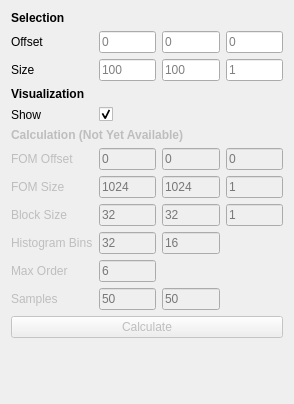
<?xml version="1.0" encoding="UTF-8"?>
<ui version="4.0">
 <class>fdm_toolbox</class>
 <widget class="QWidget" name="fdm_toolbox">
  <property name="geometry">
   <rect>
    <x>0</x>
    <y>0</y>
    <width>294</width>
    <height>404</height>
   </rect>
  </property>
  <property name="windowTitle">
   <string>Fiber Distribution Map Toolbox</string>
  </property>
  <layout class="QGridLayout" name="gridLayout">
   <item row="5" column="0" colspan="3">
    <widget class="QLabel" name="label_calculation">
     <property name="enabled">
      <bool>false</bool>
     </property>
     <property name="sizePolicy">
      <sizepolicy hsizetype="Expanding" vsizetype="Fixed">
       <horstretch>1</horstretch>
       <verstretch>0</verstretch>
      </sizepolicy>
     </property>
     <property name="font">
      <font>
       <weight>75</weight>
       <bold>true</bold>
      </font>
     </property>
     <property name="text">
      <string>Calculation (Not Yet Available)</string>
     </property>
     <property name="alignment">
      <set>Qt::AlignLeading|Qt::AlignLeft|Qt::AlignTop</set>
     </property>
    </widget>
   </item>
   <item row="1" column="0">
    <widget class="QLabel" name="label_offset">
     <property name="text">
      <string>Offset</string>
     </property>
    </widget>
   </item>
   <item row="4" column="1">
    <widget class="QCheckBox" name="checkbox_show">
     <property name="layoutDirection">
      <enum>Qt::LeftToRight</enum>
     </property>
     <property name="text">
      <string/>
     </property>
     <property name="checked">
      <bool>true</bool>
     </property>
    </widget>
   </item>
   <item row="6" column="0">
    <widget class="QLabel" name="label_fom_offset">
     <property name="enabled">
      <bool>false</bool>
     </property>
     <property name="text">
      <string>FOM Offset</string>
     </property>
    </widget>
   </item>
   <item row="6" column="1">
    <widget class="QLineEdit" name="line_edit_fom_offset_x">
     <property name="enabled">
      <bool>false</bool>
     </property>
     <property name="sizePolicy">
      <sizepolicy hsizetype="Expanding" vsizetype="Fixed">
       <horstretch>1</horstretch>
       <verstretch>0</verstretch>
      </sizepolicy>
     </property>
     <property name="text">
      <string/>
     </property>
     <property name="alignment">
      <set>Qt::AlignLeading|Qt::AlignLeft|Qt::AlignVCenter</set>
     </property>
     <property name="placeholderText">
      <string>0</string>
     </property>
    </widget>
   </item>
   <item row="1" column="3">
    <widget class="QLineEdit" name="line_edit_offset_z">
     <property name="sizePolicy">
      <sizepolicy hsizetype="Expanding" vsizetype="Fixed">
       <horstretch>1</horstretch>
       <verstretch>0</verstretch>
      </sizepolicy>
     </property>
     <property name="text">
      <string/>
     </property>
     <property name="alignment">
      <set>Qt::AlignLeading|Qt::AlignLeft|Qt::AlignVCenter</set>
     </property>
     <property name="placeholderText">
      <string>0</string>
     </property>
    </widget>
   </item>
   <item row="6" column="2">
    <widget class="QLineEdit" name="line_edit_fom_offset_y">
     <property name="enabled">
      <bool>false</bool>
     </property>
     <property name="sizePolicy">
      <sizepolicy hsizetype="Expanding" vsizetype="Fixed">
       <horstretch>1</horstretch>
       <verstretch>0</verstretch>
      </sizepolicy>
     </property>
     <property name="text">
      <string/>
     </property>
     <property name="alignment">
      <set>Qt::AlignLeading|Qt::AlignLeft|Qt::AlignVCenter</set>
     </property>
     <property name="placeholderText">
      <string>0</string>
     </property>
    </widget>
   </item>
   <item row="1" column="1">
    <widget class="QLineEdit" name="line_edit_offset_x">
     <property name="sizePolicy">
      <sizepolicy hsizetype="Expanding" vsizetype="Fixed">
       <horstretch>1</horstretch>
       <verstretch>0</verstretch>
      </sizepolicy>
     </property>
     <property name="text">
      <string/>
     </property>
     <property name="alignment">
      <set>Qt::AlignLeading|Qt::AlignLeft|Qt::AlignVCenter</set>
     </property>
     <property name="placeholderText">
      <string>0</string>
     </property>
    </widget>
   </item>
   <item row="3" column="0">
    <widget class="QLabel" name="label_visualization">
     <property name="sizePolicy">
      <sizepolicy hsizetype="Expanding" vsizetype="Fixed">
       <horstretch>1</horstretch>
       <verstretch>0</verstretch>
      </sizepolicy>
     </property>
     <property name="font">
      <font>
       <weight>75</weight>
       <bold>true</bold>
      </font>
     </property>
     <property name="text">
      <string>Visualization</string>
     </property>
     <property name="alignment">
      <set>Qt::AlignLeading|Qt::AlignLeft|Qt::AlignTop</set>
     </property>
    </widget>
   </item>
   <item row="7" column="0">
    <widget class="QLabel" name="label_fom_size">
     <property name="enabled">
      <bool>false</bool>
     </property>
     <property name="text">
      <string>FOM Size</string>
     </property>
    </widget>
   </item>
   <item row="7" column="1">
    <widget class="QLineEdit" name="line_edit_fom_size_x">
     <property name="enabled">
      <bool>false</bool>
     </property>
     <property name="sizePolicy">
      <sizepolicy hsizetype="Expanding" vsizetype="Fixed">
       <horstretch>1</horstretch>
       <verstretch>0</verstretch>
      </sizepolicy>
     </property>
     <property name="text">
      <string/>
     </property>
     <property name="alignment">
      <set>Qt::AlignLeading|Qt::AlignLeft|Qt::AlignVCenter</set>
     </property>
     <property name="placeholderText">
      <string>1024</string>
     </property>
    </widget>
   </item>
   <item row="4" column="0">
    <widget class="QLabel" name="label_show">
     <property name="text">
      <string>Show</string>
     </property>
    </widget>
   </item>
   <item row="6" column="3">
    <widget class="QLineEdit" name="line_edit_fom_offset_z">
     <property name="enabled">
      <bool>false</bool>
     </property>
     <property name="sizePolicy">
      <sizepolicy hsizetype="Expanding" vsizetype="Fixed">
       <horstretch>1</horstretch>
       <verstretch>0</verstretch>
      </sizepolicy>
     </property>
     <property name="text">
      <string/>
     </property>
     <property name="alignment">
      <set>Qt::AlignLeading|Qt::AlignLeft|Qt::AlignVCenter</set>
     </property>
     <property name="placeholderText">
      <string>0</string>
     </property>
    </widget>
   </item>
   <item row="2" column="1">
    <widget class="QLineEdit" name="line_edit_size_x">
     <property name="sizePolicy">
      <sizepolicy hsizetype="Expanding" vsizetype="Fixed">
       <horstretch>1</horstretch>
       <verstretch>0</verstretch>
      </sizepolicy>
     </property>
     <property name="text">
      <string/>
     </property>
     <property name="alignment">
      <set>Qt::AlignLeading|Qt::AlignLeft|Qt::AlignVCenter</set>
     </property>
     <property name="placeholderText">
      <string>100</string>
     </property>
    </widget>
   </item>
   <item row="7" column="2">
    <widget class="QLineEdit" name="line_edit_fom_size_y">
     <property name="enabled">
      <bool>false</bool>
     </property>
     <property name="sizePolicy">
      <sizepolicy hsizetype="Expanding" vsizetype="Fixed">
       <horstretch>1</horstretch>
       <verstretch>0</verstretch>
      </sizepolicy>
     </property>
     <property name="text">
      <string/>
     </property>
     <property name="alignment">
      <set>Qt::AlignLeading|Qt::AlignLeft|Qt::AlignVCenter</set>
     </property>
     <property name="placeholderText">
      <string>1024</string>
     </property>
    </widget>
   </item>
   <item row="0" column="0">
    <widget class="QLabel" name="label_subset">
     <property name="sizePolicy">
      <sizepolicy hsizetype="Expanding" vsizetype="Fixed">
       <horstretch>1</horstretch>
       <verstretch>0</verstretch>
      </sizepolicy>
     </property>
     <property name="font">
      <font>
       <weight>75</weight>
       <bold>true</bold>
      </font>
     </property>
     <property name="text">
      <string>Selection</string>
     </property>
     <property name="alignment">
      <set>Qt::AlignLeading|Qt::AlignLeft|Qt::AlignTop</set>
     </property>
    </widget>
   </item>
   <item row="7" column="3">
    <widget class="QLineEdit" name="line_edit_fom_size_z">
     <property name="enabled">
      <bool>false</bool>
     </property>
     <property name="sizePolicy">
      <sizepolicy hsizetype="Expanding" vsizetype="Fixed">
       <horstretch>1</horstretch>
       <verstretch>0</verstretch>
      </sizepolicy>
     </property>
     <property name="text">
      <string/>
     </property>
     <property name="alignment">
      <set>Qt::AlignLeading|Qt::AlignLeft|Qt::AlignVCenter</set>
     </property>
     <property name="placeholderText">
      <string>1</string>
     </property>
    </widget>
   </item>
   <item row="8" column="1">
    <widget class="QLineEdit" name="line_edit_block_size_x">
     <property name="enabled">
      <bool>false</bool>
     </property>
     <property name="sizePolicy">
      <sizepolicy hsizetype="Expanding" vsizetype="Fixed">
       <horstretch>1</horstretch>
       <verstretch>0</verstretch>
      </sizepolicy>
     </property>
     <property name="text">
      <string/>
     </property>
     <property name="alignment">
      <set>Qt::AlignLeading|Qt::AlignLeft|Qt::AlignVCenter</set>
     </property>
     <property name="placeholderText">
      <string>32</string>
     </property>
    </widget>
   </item>
   <item row="8" column="2">
    <widget class="QLineEdit" name="line_edit_block_size_y">
     <property name="enabled">
      <bool>false</bool>
     </property>
     <property name="sizePolicy">
      <sizepolicy hsizetype="Expanding" vsizetype="Fixed">
       <horstretch>1</horstretch>
       <verstretch>0</verstretch>
      </sizepolicy>
     </property>
     <property name="text">
      <string/>
     </property>
     <property name="alignment">
      <set>Qt::AlignLeading|Qt::AlignLeft|Qt::AlignVCenter</set>
     </property>
     <property name="placeholderText">
      <string>32</string>
     </property>
    </widget>
   </item>
   <item row="8" column="0">
    <widget class="QLabel" name="label_block_size">
     <property name="enabled">
      <bool>false</bool>
     </property>
     <property name="text">
      <string>Block Size</string>
     </property>
    </widget>
   </item>
   <item row="2" column="0">
    <widget class="QLabel" name="label_size">
     <property name="text">
      <string>Size</string>
     </property>
    </widget>
   </item>
   <item row="2" column="2">
    <widget class="QLineEdit" name="line_edit_size_y">
     <property name="sizePolicy">
      <sizepolicy hsizetype="Expanding" vsizetype="Fixed">
       <horstretch>1</horstretch>
       <verstretch>0</verstretch>
      </sizepolicy>
     </property>
     <property name="text">
      <string/>
     </property>
     <property name="alignment">
      <set>Qt::AlignLeading|Qt::AlignLeft|Qt::AlignVCenter</set>
     </property>
     <property name="placeholderText">
      <string>100</string>
     </property>
    </widget>
   </item>
   <item row="1" column="2">
    <widget class="QLineEdit" name="line_edit_offset_y">
     <property name="sizePolicy">
      <sizepolicy hsizetype="Expanding" vsizetype="Fixed">
       <horstretch>1</horstretch>
       <verstretch>0</verstretch>
      </sizepolicy>
     </property>
     <property name="text">
      <string/>
     </property>
     <property name="alignment">
      <set>Qt::AlignLeading|Qt::AlignLeft|Qt::AlignVCenter</set>
     </property>
     <property name="placeholderText">
      <string>0</string>
     </property>
    </widget>
   </item>
   <item row="2" column="3">
    <widget class="QLineEdit" name="line_edit_size_z">
     <property name="sizePolicy">
      <sizepolicy hsizetype="Expanding" vsizetype="Fixed">
       <horstretch>1</horstretch>
       <verstretch>0</verstretch>
      </sizepolicy>
     </property>
     <property name="text">
      <string/>
     </property>
     <property name="alignment">
      <set>Qt::AlignLeading|Qt::AlignLeft|Qt::AlignVCenter</set>
     </property>
     <property name="placeholderText">
      <string>1</string>
     </property>
    </widget>
   </item>
   <item row="11" column="2">
    <widget class="QLineEdit" name="line_edit_samples_y">
     <property name="enabled">
      <bool>false</bool>
     </property>
     <property name="sizePolicy">
      <sizepolicy hsizetype="Expanding" vsizetype="Fixed">
       <horstretch>1</horstretch>
       <verstretch>0</verstretch>
      </sizepolicy>
     </property>
     <property name="text">
      <string/>
     </property>
     <property name="alignment">
      <set>Qt::AlignLeading|Qt::AlignLeft|Qt::AlignVCenter</set>
     </property>
     <property name="placeholderText">
      <string>50</string>
     </property>
    </widget>
   </item>
   <item row="13" column="0" colspan="4">
    <widget class="QPushButton" name="button_calculate">
     <property name="enabled">
      <bool>false</bool>
     </property>
     <property name="sizePolicy">
      <sizepolicy hsizetype="Expanding" vsizetype="Fixed">
       <horstretch>0</horstretch>
       <verstretch>0</verstretch>
      </sizepolicy>
     </property>
     <property name="text">
      <string>Calculate</string>
     </property>
    </widget>
   </item>
   <item row="11" column="1">
    <widget class="QLineEdit" name="line_edit_samples_x">
     <property name="enabled">
      <bool>false</bool>
     </property>
     <property name="sizePolicy">
      <sizepolicy hsizetype="Expanding" vsizetype="Fixed">
       <horstretch>1</horstretch>
       <verstretch>0</verstretch>
      </sizepolicy>
     </property>
     <property name="text">
      <string/>
     </property>
     <property name="alignment">
      <set>Qt::AlignLeading|Qt::AlignLeft|Qt::AlignVCenter</set>
     </property>
     <property name="placeholderText">
      <string>50</string>
     </property>
    </widget>
   </item>
   <item row="9" column="1">
    <widget class="QLineEdit" name="line_edit_histogram_bins_x">
     <property name="enabled">
      <bool>false</bool>
     </property>
     <property name="sizePolicy">
      <sizepolicy hsizetype="Expanding" vsizetype="Fixed">
       <horstretch>1</horstretch>
       <verstretch>0</verstretch>
      </sizepolicy>
     </property>
     <property name="text">
      <string/>
     </property>
     <property name="alignment">
      <set>Qt::AlignLeading|Qt::AlignLeft|Qt::AlignVCenter</set>
     </property>
     <property name="placeholderText">
      <string>32</string>
     </property>
    </widget>
   </item>
   <item row="10" column="0">
    <widget class="QLabel" name="label_max_order">
     <property name="enabled">
      <bool>false</bool>
     </property>
     <property name="text">
      <string>Max Order</string>
     </property>
    </widget>
   </item>
   <item row="8" column="3">
    <widget class="QLineEdit" name="line_edit_block_size_z">
     <property name="enabled">
      <bool>false</bool>
     </property>
     <property name="sizePolicy">
      <sizepolicy hsizetype="Expanding" vsizetype="Fixed">
       <horstretch>1</horstretch>
       <verstretch>0</verstretch>
      </sizepolicy>
     </property>
     <property name="text">
      <string/>
     </property>
     <property name="alignment">
      <set>Qt::AlignLeading|Qt::AlignLeft|Qt::AlignVCenter</set>
     </property>
     <property name="placeholderText">
      <string>1</string>
     </property>
    </widget>
   </item>
   <item row="9" column="2">
    <widget class="QLineEdit" name="line_edit_histogram_bins_y">
     <property name="enabled">
      <bool>false</bool>
     </property>
     <property name="sizePolicy">
      <sizepolicy hsizetype="Expanding" vsizetype="Fixed">
       <horstretch>1</horstretch>
       <verstretch>0</verstretch>
      </sizepolicy>
     </property>
     <property name="text">
      <string/>
     </property>
     <property name="alignment">
      <set>Qt::AlignLeading|Qt::AlignLeft|Qt::AlignVCenter</set>
     </property>
     <property name="placeholderText">
      <string>16</string>
     </property>
    </widget>
   </item>
   <item row="10" column="1">
    <widget class="QLineEdit" name="line_edit_max_order">
     <property name="enabled">
      <bool>false</bool>
     </property>
     <property name="sizePolicy">
      <sizepolicy hsizetype="Expanding" vsizetype="Fixed">
       <horstretch>1</horstretch>
       <verstretch>0</verstretch>
      </sizepolicy>
     </property>
     <property name="text">
      <string/>
     </property>
     <property name="alignment">
      <set>Qt::AlignLeading|Qt::AlignLeft|Qt::AlignVCenter</set>
     </property>
     <property name="placeholderText">
      <string>6</string>
     </property>
    </widget>
   </item>
   <item row="11" column="0">
    <widget class="QLabel" name="label_samples">
     <property name="enabled">
      <bool>false</bool>
     </property>
     <property name="text">
      <string>Samples</string>
     </property>
    </widget>
   </item>
   <item row="9" column="0">
    <widget class="QLabel" name="label_histogram_bins">
     <property name="enabled">
      <bool>false</bool>
     </property>
     <property name="text">
      <string>Histogram Bins</string>
     </property>
    </widget>
   </item>
   <item row="14" column="0" colspan="4">
    <spacer name="spacer">
     <property name="orientation">
      <enum>Qt::Vertical</enum>
     </property>
     <property name="sizeHint" stdset="0">
      <size>
       <width>96</width>
       <height>67</height>
      </size>
     </property>
    </spacer>
   </item>
  </layout>
 </widget>
 <resources/>
 <connections/>
</ui>
